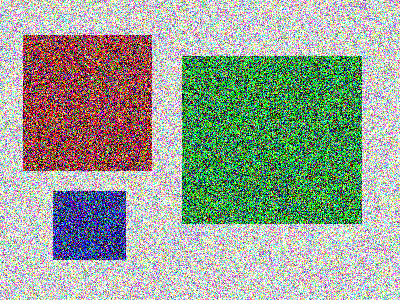
#> input picture Ch03/03_10 Begin/fuzzy.png, 400 x 300 px
$ python 03_10.py
#> lines starting #> are read from the running program, lines starting #| are printed output that depends on the picture; after the words box and inside, x2 and y2 are one past the last pixel; in counts of white or black regions, pixels touching at a corner belong together
import numpy as np
import cv2

img = cv2.imread("fuzzy.png",1)
#> img is the input picture: shape (300, 400, 3); mean B, G, R 150, 164.4, 153.8
cv2.imshow("Show", img)

hsv = cv2.cvtColor(img, cv2.COLOR_RGB2HSV)
#> hsv: shape (300, 400, 3); mean H, S, V 78.8, 154.9, 217.4
h = hsv[:, : , 0]
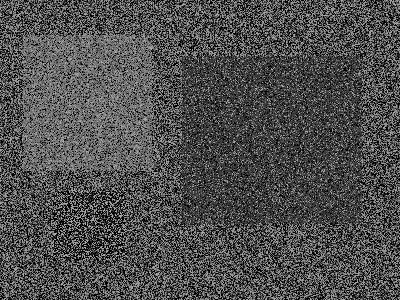
#> h: shape (300, 400); min 0, max 179, mean 78.8
s = hsv[:, : , 1]
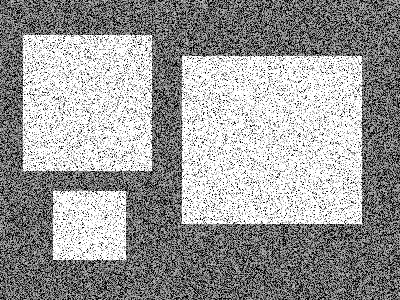
#> s: shape (300, 400); min 0, max 255, mean 154.9
v = hsv[:, : , 2]
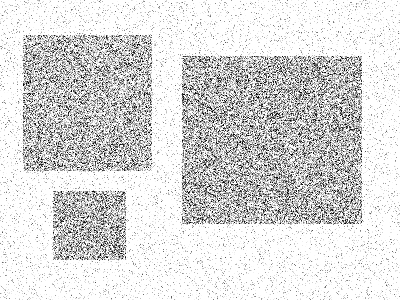
#> v: shape (300, 400); min 0, max 255, mean 217.4

hsv_split = np.concatenate((h,s,v), axis=1)
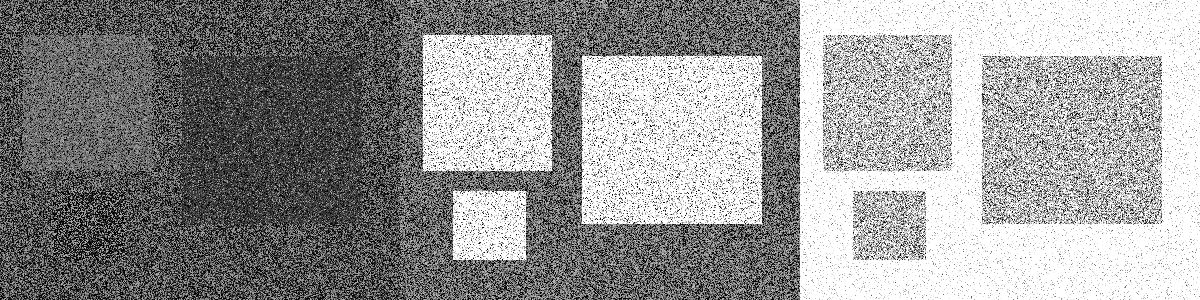
#> hsv_split: shape (300, 1200); min 0, max 255, mean 150.4
# cv2.imshow("hsv", hsv_split)

kernel = np.ones((2,2), 'uint8')

dilate = cv2.dilate(s, kernel, iterations=10)
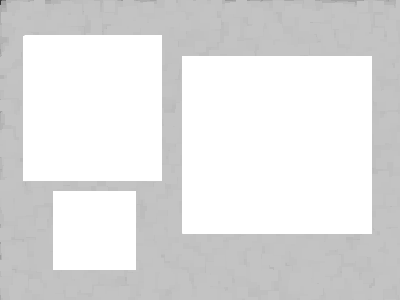
#> dilate: shape (300, 400); min 52, max 255, mean 224.6
cv2.imshow("dilated", dilate)

erosion = cv2.erode(dilate, kernel, iterations=10)
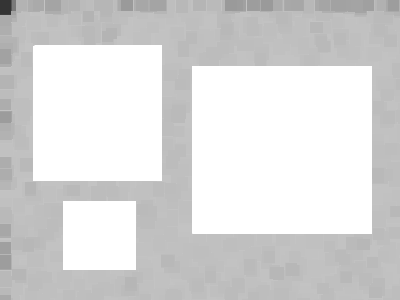
#> erosion: shape (300, 400); min 52, max 255, mean 217.5
cv2.imshow("eroded", erosion)

contours, heirarchy = cv2.findContours(erosion, cv2.RETR_TREE, cv2.CHAIN_APPROX_SIMPLE)
#> contours = [[[0, 0], [0, 299], [399, 299], [399, 0]]]

img2 = img.copy()
width = 2
index = -1
color = (0, 0, 255)

cv2.drawContours(erosion, contours, index, color, width, )
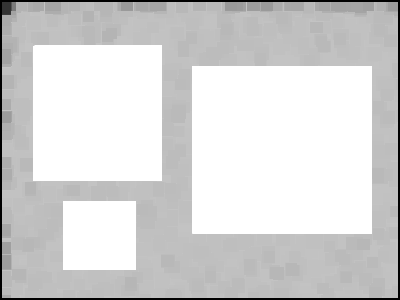
#> erosion: shape (300, 400); 2.32% of pixels changed, all inside (x1, y1, x2, y2) = (0, 0, 400, 300)
cv2.imshow("contours", erosion)

# thres_adapt = cv2.adaptiveThreshold(img, 0, cv2.ADAPTIVE_THRESH_GAUSSIAN_C, cv2.THRESH_BINARY, 115, 1)
# cv2.imshow("adaptive", thres_adapt)

cv2.waitKey(0)
cv2.destroyAllWindows()
